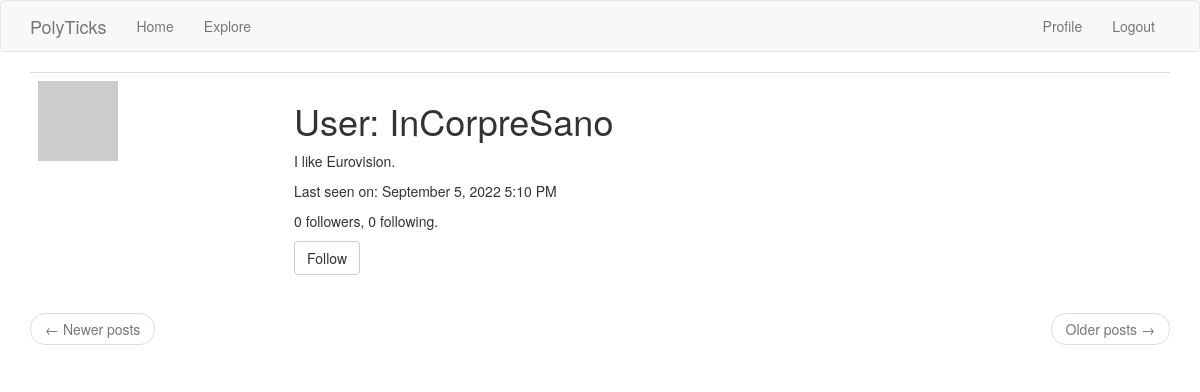
Page /user/InCorpreSano (signed in) on the committed database.
### app/models.py (models this page shows, shortened)
class User(db.Model, UserMixin):
    id = db.Column(db.Integer, primary_key=True)
    username = db.Column(db.String(64), index=True, unique=True)
    v_id = db.Column(db.String(10), index=True, unique=True)
    email = db.Column(db.String(120), index=True, unique=True)
    about_me = db.Column(db.String(500))
    last_seen = db.Column(db.DateTime, default=datetime.utcnow)
    posts = db.relationship('Post', backref='author', lazy='dynamic')
    followed = db.relationship(
        'User', secondary=followers,
        primaryjoin=(followers.c.follower_id == id),
        secondaryjoin=(followers.c.followed_id == id),
        backref=db.backref('followers', lazy='dynamic'), lazy='dynamic')
    password_hash = db.Column(db.String(128))
    def avatar(self, size):
        digest = md5(self.email.lower().encode('utf-8')).hexdigest()
        return 'https://www.gravatar.com/avatar/{}?d=identicon&s={}'.format(
            digest, size)
    def is_following(self, user):
        return self.followed.filter(
            followers.c.followed_id == user.id).count() > 0

### app/routes.py (the view)
@app.route('/user/<username>')
@login_required
def user(username):
    user = User.query.filter_by(username=username).first_or_404()
    page = request.args.get('page', 1, type=int)
    posts = user.posts.order_by(Post.timestamp.desc()).paginate(
        page, app.config['POSTS_PER_PAGE'], False)
    next_url = url_for('user', username=user.username, page=posts.next_num) \
        if posts.has_next else None
    prev_url = url_for('user', username=user.username, page=posts.prev_num) \
        if posts.has_prev else None
    form = EmptyForm()
    return render_template('profile.html', user=user, posts=posts.items, next_url=next_url, prev_url=prev_url, form=form)

### app/forms.py
class EmptyForm(FlaskForm):
    submit = SubmitField('Submit')

### app/models.py (called while the page is built)
@login.user_loader
def load_user(id):
    return User.query.get(int(id))

### app/routes.py (called while the page is built)
@app.before_request
def before_request():
    if current_user.is_authenticated:
        current_user.last_seen = datetime.utcnow()
        db.session.commit()

### app/templates/profile.html (shortened to what this page needs)
{% extends "base.html" %}
{% block app_content %}
    <table class="table table-hover">
        <tr>
            <td width="256px"><img src="{{ user.avatar(256) }}"></td>
            <td>
                <h1>User: {{ user.username }}</h1>
                {% if user.about_me %}<p>{{ user.about_me }}</p>{% endif %}
                {% if user.last_seen %}
                <p>Last seen on: {{ moment(user.last_seen).format('LLL') }}</p>
                {% endif %}
                <p>{{ user.followers.count() }} followers, {{ user.followed.count() }} following.</p>
                {% if user == current_user %}
                <p><a href="{{ url_for('edit_profile') }}">Edit your profile</a></p>
                {% elif not current_user.is_following(user) %}
                <p>
                    <form action="{{ url_for('follow', username=user.username) }}" method="post">
                        {{ form.submit(value='Follow', class_='btn btn-default') }}
                    </form>
                </p>
                {% endif %}
            </td>
        </tr>
    </table>
    <nav aria-label="...">
        <ul class="pager">
            <li class="previous{% if not prev_url %} disabled{% endif %}">
                <a href="{{ prev_url or '#' }}">
                    <span aria-hidden="true">&larr;</span> Newer posts
                </a>
            </li>
            <li class="next{% if not next_url %} disabled{% endif %}">
                <a href="{{ next_url or '#' }}">
                    Older posts <span aria-hidden="true">&rarr;</span>
                </a>
            </li>
        </ul>
    </nav>
{% endblock %}

### rows in the picture
User: username "InCorpreSano", about_me "I like Eurovision.", last_seen "September 5, 2022 5:10 PM"

### other values in the picture
{{ user.followers.count() }} "0"
{{ user.followed.count() }} "0"
